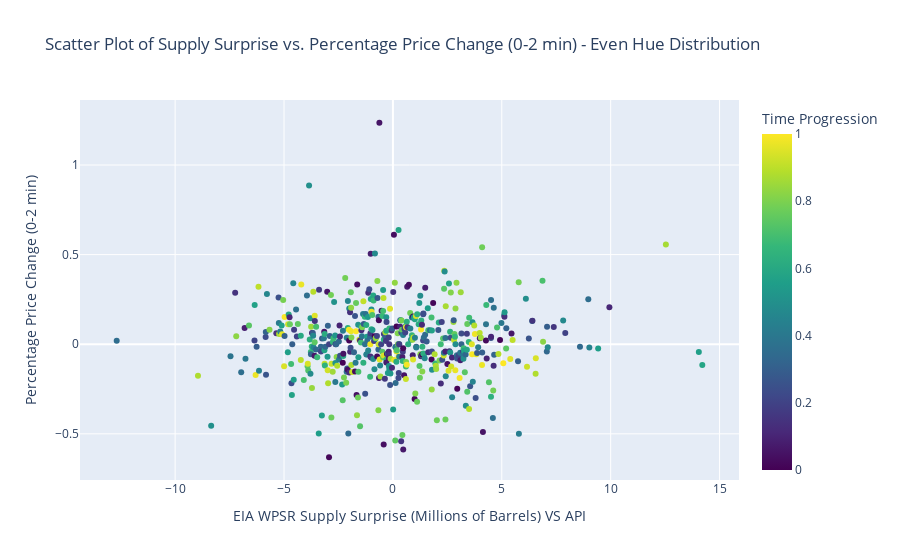

Write notebook code for a chart like this one.
### Code cell
date_percentage_change_df_api_sorted = date_percentage_change_df_api.sort_values(by='supply_surprise')

# Assuming date_percentage_change_df is already created and 'Start_Datetime' is a datetime column

# 1. Convert 'Start_Datetime' to datetime objects (ensure it's datetime)
date_percentage_change_df_api_sorted['Start_Datetime'] = pd.to_datetime(date_percentage_change_df_api_sorted['Start_Datetime'])

# 2. Calculate a numerical time representation for even color distribution
min_datetime = date_percentage_change_df_api_sorted['Start_Datetime'].min()
max_datetime = date_percentage_change_df_api_sorted['Start_Datetime'].max()

# Calculate the proportion of time elapsed since the earliest date
date_percentage_change_df_api_sorted['Time_Proportion'] = (date_percentage_change_df_api_sorted['Start_Datetime'] - min_datetime) / (max_datetime - min_datetime)

# If all dates are the same, handle the case to avoid division by zero (optional, but robust)
if (max_datetime - min_datetime) == pd.Timedelta(0):
    date_percentage_change_df_api_sorted['Time_Proportion'] = 0.5 # Or any constant value for uniform color

# 3. Create the interactive scatter plot using Plotly Express, coloring by 'Time_Proportion'
fig_scatter_surprise_vs_pricechange_even_hue = px.scatter(
    date_percentage_change_df_api_sorted,
    x='supply_surprise',
    y='Percentage_Change_0to2min',
    color='Time_Proportion',  # Color by the numerical time proportion
    hover_data=['Date', 'Start_Datetime', 'End_Datetime', 'Start_Price', 'End_Price'],
    title='Scatter Plot of Supply Surprise vs. Percentage Price Change (0-2 min) - Even Hue Distribution',
    labels={
        'supply_surprise': 'EIA WPSR Supply Surprise (Millions of Barrels)',
        'Percentage_Change_0to2min': 'Percentage Price Change (0-2 min)',
        'Time_Proportion': 'Time Progression' # Label for color legend
    },
    color_continuous_scale=px.colors.sequential.Viridis # Keep the same or choose a different colorscale
)

fig_scatter_surprise_vs_pricechange_even_hue.update_layout(
    xaxis_title='EIA WPSR Supply Surprise (Millions of Barrels) VS API',
    yaxis_title='Percentage Price Change (0-2 min)'
)

fig_scatter_surprise_vs_pricechange_even_hue.show()

### Figure 1 — Plotly figure (JSON) as saved in the notebook; plotly's stock layout.template omitted (floating-point values rounded to 4 significant figures; data arrays with more than 128 entries replaced by an {"elided": "..."} marker saying what was removed)
{"data": [{"customdata": {"elided": "503x5 mixed values"}, "hovertemplate": "EIA WPSR Supply Surprise (Millions of Barrels)=%{x}<br>Percentage Price Change (0-2 min)=%{y}<br>Date=%{customdata[0]}<br>Start_Datetime=%{customdata[1]}<br>End_Datetime=%{customdata[2]}<br>Start_Price=%{customdata[3]}<br>End_Price=%{customdata[4]}<br>Time Progression=%{marker.color}<extra></extra>", "legendgroup": "", "marker": {"color": {"elided": "503 float values"}, "coloraxis": "coloraxis", "symbol": "circle"}, "mode": "markers", "name": "", "orientation": "v", "showlegend": false, "type": "scatter", "x": {"elided": "503 float values"}, "xaxis": "x", "y": {"elided": "503 float values"}, "yaxis": "y"}], "layout": {"coloraxis": {"colorbar": {"title": {"text": "Time Progression"}}, "colorscale": [[0, "#440154"], [0.1111, "#482878"], [0.2222, "#3e4989"], [0.3333, "#31688e"], [0.4444, "#26828e"], [0.5556, "#1f9e89"], [0.6667, "#35b779"], [0.7778, "#6ece58"], [0.8889, "#b5de2b"], [1, "#fde725"]]}, "legend": {"tracegroupgap": 0}, "title": {"text": "Scatter Plot of Supply Surprise vs. Percentage Price Change (0-2 min) - Even Hue Distribution"}, "xaxis": {"anchor": "y", "domain": [0, 1], "title": {"text": "EIA WPSR Supply Surprise (Millions of Barrels) VS API"}}, "yaxis": {"anchor": "x", "domain": [0, 1], "title": {"text": "Percentage Price Change (0-2 min)"}}}}
